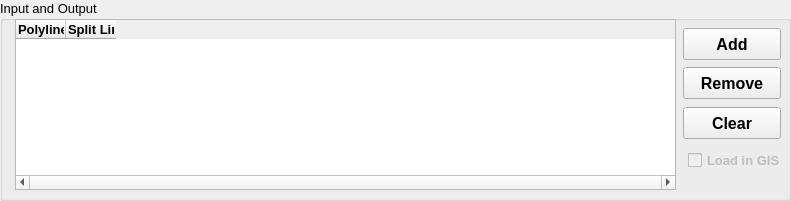
  <widget class="QGroupBox" name="groupBoxInput">
   <property name="geometry">
    <rect>
     <x>0</x>
     <y>29</y>
     <width>791</width>
     <height>201</height>
    </rect>
   </property>
   <property name="font">
    <font>
     <family>Arial</family>
     <pointsize>10</pointsize>
    </font>
   </property>
   <property name="title">
    <string>Input and Output</string>
   </property>
   <widget class="QPushButton" name="pushButtonAdd">
    <property name="geometry">
     <rect>
      <x>683</x>
      <y>28</y>
      <width>98</width>
      <height>32</height>
     </rect>
    </property>
    <property name="font">
     <font>
      <family>Arial</family>
      <pointsize>12</pointsize>
      <weight>75</weight>
      <bold>true</bold>
     </font>
    </property>
    <property name="text">
     <string>Add</string>
    </property>
    <property name="checkable">
     <bool>false</bool>
    </property>
    <property name="autoDefault">
     <bool>false</bool>
    </property>
    <property name="flat">
     <bool>false</bool>
    </property>
   </widget>
   <widget class="QTableWidget" name="tableWidget">
    <property name="geometry">
     <rect>
      <x>15</x>
      <y>19</y>
      <width>661</width>
      <height>171</height>
     </rect>
    </property>
    <property name="font">
     <font>
      <family>Arial</family>
      <pointsize>11</pointsize>
      <weight>75</weight>
      <bold>true</bold>
     </font>
    </property>
    <property name="acceptDrops">
     <bool>true</bool>
    </property>
    <property name="layoutDirection">
     <enum>Qt::LeftToRight</enum>
    </property>
    <property name="frameShape">
     <enum>QFrame::StyledPanel</enum>
    </property>
    <property name="frameShadow">
     <enum>QFrame::Sunken</enum>
    </property>
    <property name="lineWidth">
     <number>1</number>
    </property>
    <property name="horizontalScrollBarPolicy">
     <enum>Qt::ScrollBarAlwaysOn</enum>
    </property>
    <property name="editTriggers">
     <set>QAbstractItemView::CurrentChanged|QAbstractItemView::SelectedClicked</set>
    </property>
    <property name="dragEnabled">
     <bool>true</bool>
    </property>
    <property name="dragDropMode">
     <enum>QAbstractItemView::DragDrop</enum>
    </property>
    <property name="wordWrap">
     <bool>false</bool>
    </property>
    <property name="cornerButtonEnabled">
     <bool>true</bool>
    </property>
    <property name="columnCount">
     <number>2</number>
    </property>
    <attribute name="horizontalHeaderDefaultSectionSize">
     <number>50</number>
    </attribute>
    <attribute name="horizontalHeaderMinimumSectionSize">
     <number>50</number>
    </attribute>
    <column>
     <property name="text">
      <string>Polyline Layers</string>
     </property>
     <property name="font">
      <font>
       <family>Arial</family>
       <pointsize>10</pointsize>
       <weight>75</weight>
       <italic>false</italic>
       <bold>true</bold>
      </font>
     </property>
     <property name="textAlignment">
      <set>AlignLeading|AlignVCenter</set>
     </property>
    </column>
    <column>
     <property name="text">
      <string>Split Line Layers</string>
     </property>
     <property name="font">
      <font>
       <family>Arial</family>
       <pointsize>10</pointsize>
       <weight>75</weight>
       <bold>true</bold>
      </font>
     </property>
     <property name="textAlignment">
      <set>AlignLeading|AlignVCenter</set>
     </property>
    </column>
   </widget>
   <widget class="QPushButton" name="pushButtonRemove">
    <property name="geometry">
     <rect>
      <x>683</x>
      <y>67</y>
      <width>98</width>
      <height>32</height>
     </rect>
    </property>
    <property name="font">
     <font>
      <family>Arial</family>
      <pointsize>12</pointsize>
      <weight>75</weight>
      <bold>true</bold>
     </font>
    </property>
    <property name="text">
     <string>Remove</string>
    </property>
    <property name="autoDefault">
     <bool>false</bool>
    </property>
   </widget>
   <widget class="QCheckBox" name="checkBoxSplitLine">
    <property name="enabled">
     <bool>false</bool>
    </property>
    <property name="geometry">
     <rect>
      <x>688</x>
      <y>150</y>
      <width>101</width>
      <height>21</height>
     </rect>
    </property>
    <property name="font">
     <font>
      <family>Arial</family>
      <pointsize>10</pointsize>
      <weight>75</weight>
      <italic>false</italic>
      <bold>true</bold>
      <underline>false</underline>
      <strikeout>false</strikeout>
     </font>
    </property>
    <property name="text">
     <string>Load in GIS</string>
    </property>
    <property name="checkable">
     <bool>false</bool>
    </property>
    <property name="checked">
     <bool>false</bool>
    </property>
   </widget>
   <widget class="QPushButton" name="pushButtonClear">
    <property name="geometry">
     <rect>
      <x>683</x>
      <y>107</y>
      <width>98</width>
      <height>32</height>
     </rect>
    </property>
    <property name="font">
     <font>
      <family>Arial</family>
      <pointsize>12</pointsize>
      <weight>75</weight>
      <bold>true</bold>
     </font>
    </property>
    <property name="text">
     <string>Clear</string>
    </property>
    <property name="autoDefault">
     <bool>false</bool>
    </property>
   </widget>
  </widget>
